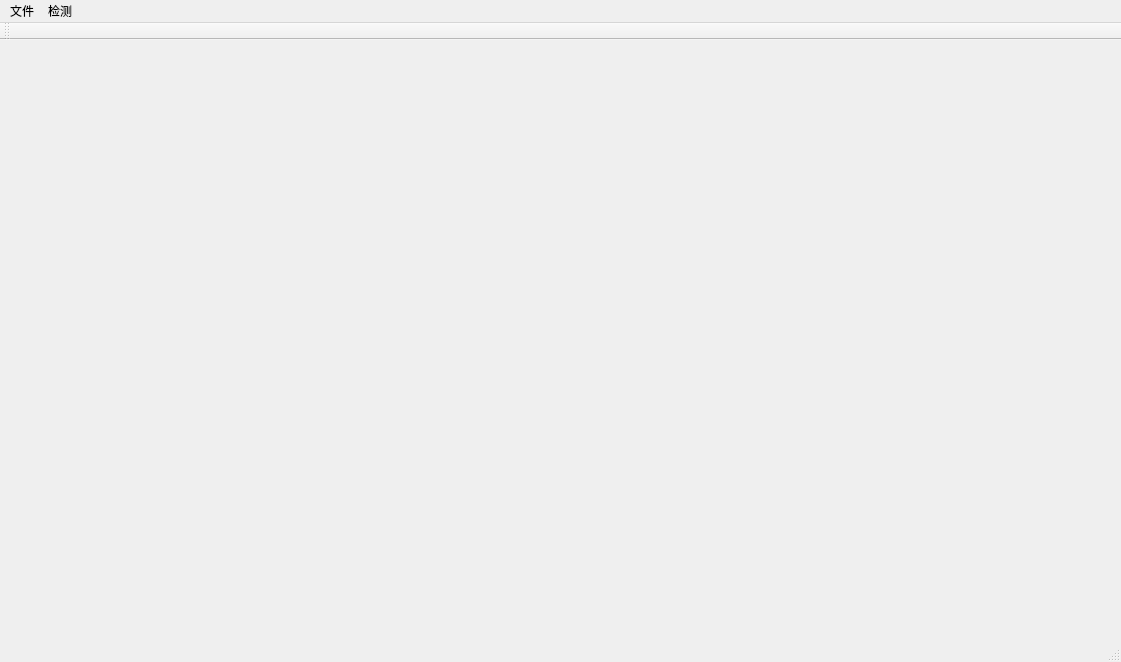
<?xml version="1.0" encoding="UTF-8"?>
<ui version="4.0">
 <class>OCRTestClass</class>
 <widget class="QMainWindow" name="OCRTestClass">
  <property name="geometry">
   <rect>
    <x>0</x>
    <y>0</y>
    <width>1121</width>
    <height>662</height>
   </rect>
  </property>
  <property name="windowTitle">
   <string>PDF文档检测</string>
  </property>
  <widget class="QWidget" name="centralWidget"/>
  <widget class="QMenuBar" name="menuBar">
   <property name="geometry">
    <rect>
     <x>0</x>
     <y>0</y>
     <width>1121</width>
     <height>23</height>
    </rect>
   </property>
   <widget class="QMenu" name="fileMenu">
    <property name="title">
     <string>文件</string>
    </property>
    <addaction name="actionOpen"/>
   </widget>
   <widget class="QMenu" name="checkmenu">
    <property name="title">
     <string>检测</string>
    </property>
    <addaction name="actionAutoCheck"/>
   </widget>
   <addaction name="fileMenu"/>
   <addaction name="checkmenu"/>
  </widget>
  <widget class="QToolBar" name="mainToolBar">
   <attribute name="toolBarArea">
    <enum>TopToolBarArea</enum>
   </attribute>
   <attribute name="toolBarBreak">
    <bool>false</bool>
   </attribute>
  </widget>
  <widget class="QStatusBar" name="statusBar"/>
  <action name="actionOpen">
   <property name="icon">
    <iconset>
     <normaloff>Icon/open.png</normaloff>Icon/open.png</iconset>
   </property>
   <property name="text">
    <string>打开</string>
   </property>
  </action>
  <action name="actionAutoCheck">
   <property name="icon">
    <iconset>
     <normaloff>Icon/run.jpg</normaloff>Icon/run.jpg</iconset>
   </property>
   <property name="text">
    <string>自动识别</string>
   </property>
  </action>
 </widget>
 <layoutdefault spacing="6" margin="11"/>
 <resources>
  <include location="ocrtest.qrc"/>
 </resources>
 <connections/>
</ui>
